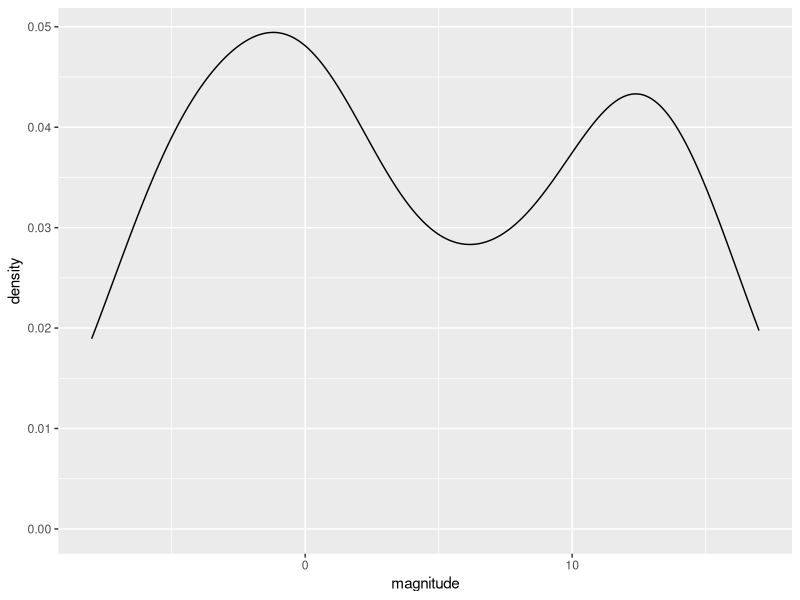
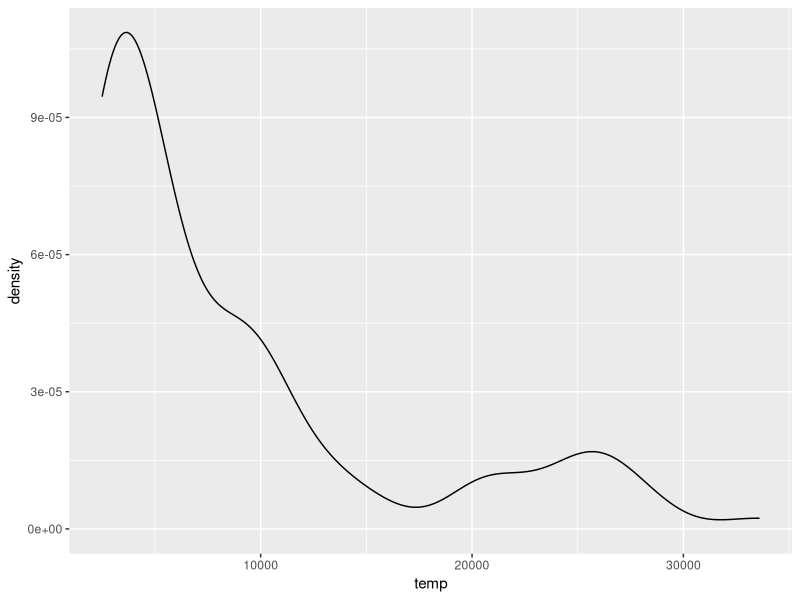
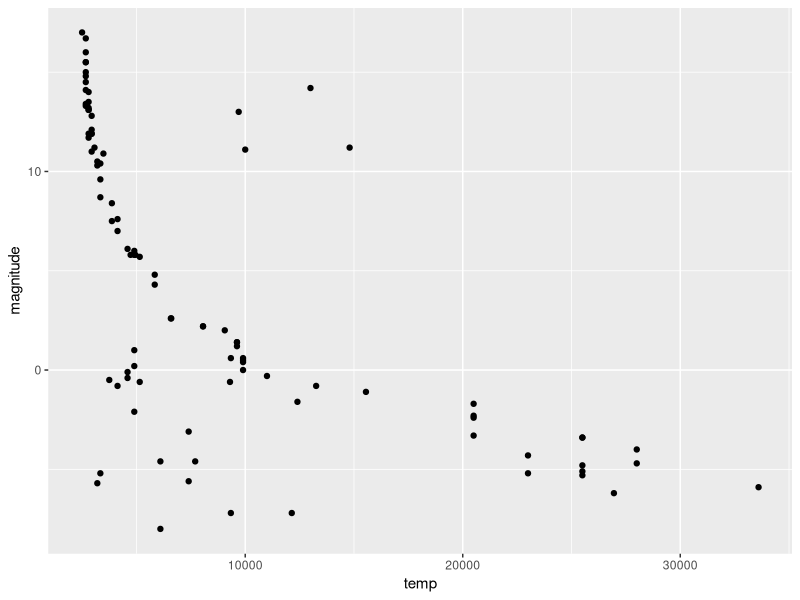
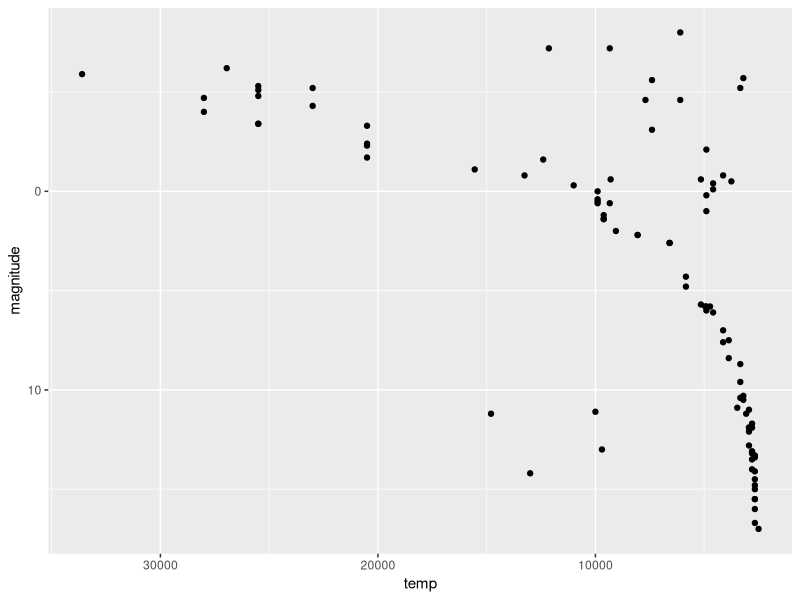
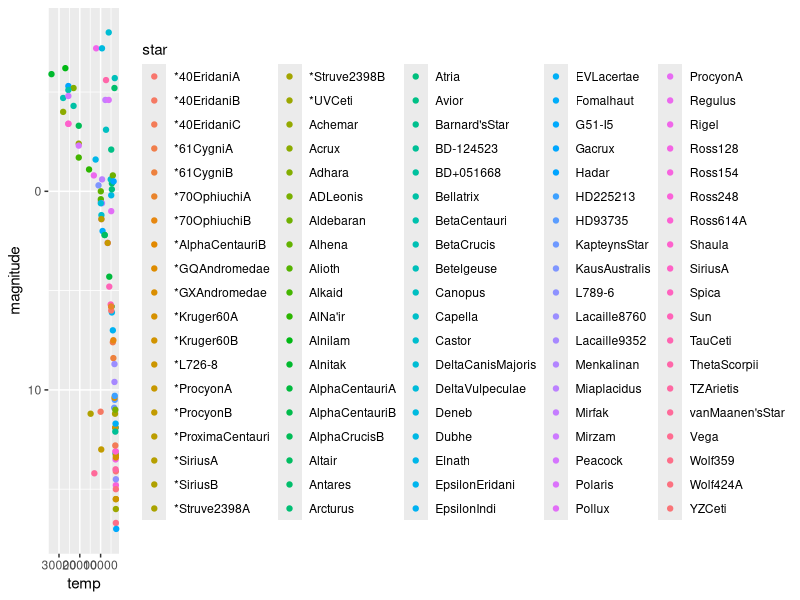

These charts were generated, in order, by the following R code:
library(tidyverse)
library(dslabs)
data(stars)
options(digits = 3) 

# finding the mean and standard deviation of magnitude
mean(stars$magnitude)
sd(stars$magnitude)

# creating a density plot of magnitude to show local maxima and minima
stars %>%
  ggplot(aes(magnitude, color = magnitude, fill = magnitude)) + 
  geom_density()
  
# creating a distribution to show density against temperature
stars %>% 
  ggplot(aes(temp, color = temp)) +
  geom_density()

# creating a scatter plot of magnitude against temperature
stars %>% 
  ggplot(aes(temp, magnitude)) +
  geom_point()

# reversing the scale 
stars %>% 
  ggplot(aes(temp, magnitude)) +
  geom_point() +
  scale_x_reverse() +
  scale_y_reverse()

# sorting with colour
stars %>% 
  ggplot(aes(temp, magnitude, color = star)) +
  geom_point() +
  scale_x_reverse() +
  scale_y_reverse()
